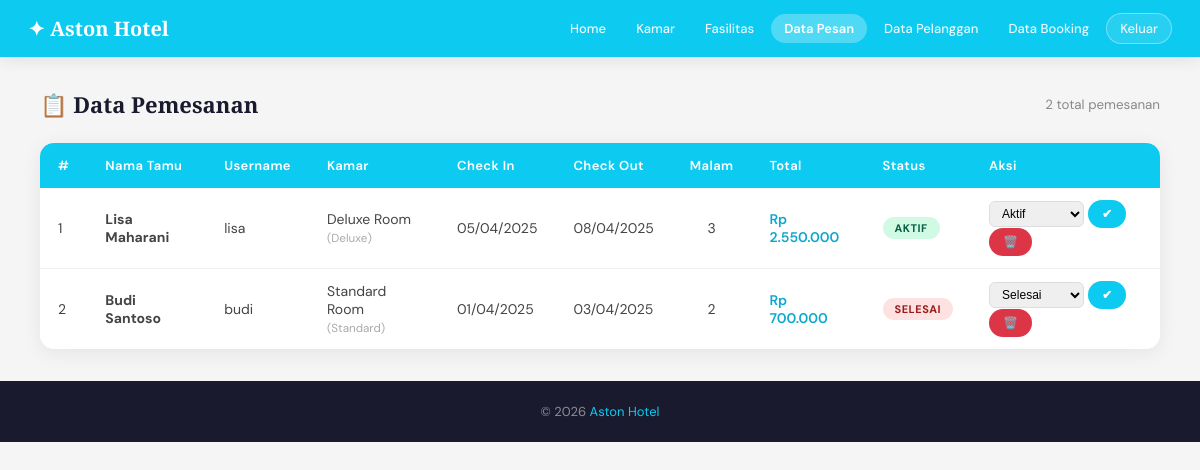
Screenshot of /admin/data_pesan.php (signed in) with the database file from the repository.
### tables this page shows
CREATE TABLE pemesanan (
  id INT AUTO_INCREMENT PRIMARY KEY,
  user_id INT NOT NULL,
  kamar_id INT NOT NULL,
  nama_tamu VARCHAR(100) NOT NULL,
  tanggal_masuk DATE NOT NULL,
  tanggal_keluar DATE NOT NULL,
  jumlah_malam INT NOT NULL,
  total_harga INT NOT NULL,
  status ENUM('aktif','selesai','dibatalkan') DEFAULT 'aktif',
  catatan TEXT,
  created_at TIMESTAMP DEFAULT CURRENT_TIMESTAMP,
  FOREIGN KEY (user_id) REFERENCES users(id) ON DELETE CASCADE,
  FOREIGN KEY (kamar_id) REFERENCES kamar(id) ON DELETE CASCADE
);

CREATE TABLE users (
  id INT AUTO_INCREMENT PRIMARY KEY,
  username VARCHAR(50) NOT NULL UNIQUE,
  password VARCHAR(255) NOT NULL,
  role ENUM('admin','pelanggan') NOT NULL DEFAULT 'pelanggan',
  alamat TEXT,
  telepon VARCHAR(20),
  created_at TIMESTAMP DEFAULT CURRENT_TIMESTAMP
);

CREATE TABLE kamar (
  id INT AUTO_INCREMENT PRIMARY KEY,
  nama_kamar VARCHAR(100) NOT NULL,
  tipe ENUM('Deluxe','Superior','Standard') NOT NULL,
  harga INT NOT NULL,
  deskripsi TEXT,
  status ENUM('tersedia','tidak tersedia') DEFAULT 'tersedia',
  created_at TIMESTAMP DEFAULT CURRENT_TIMESTAMP
);

### includes/config.php (called while the page is built, shortened)
<?php
function formatRupiah($angka) {
    return 'Rp ' . number_format($angka, 0, ',', '.');
}
function safeQuery($conn, $sql) {
    $result = $conn->query($sql);
    $rows = [];
    while ($r = $result->fetch_assoc()) {
        $rows[] = $r;
    }
    return $rows;
}
?>

### admin/data_pesan.php (the view, shortened to what this page needs)
<?php
require_once '../includes/config.php';
$data = safeQuery($conn, "
    SELECT p.*, u.username, k.nama_kamar, k.tipe
    FROM pemesanan p
    JOIN users u ON p.user_id = u.id
    JOIN kamar k ON p.kamar_id = k.id
    ORDER BY p.created_at DESC
");
?>
<!DOCTYPE html>
<html lang="id">
<head>
<link rel="stylesheet" href="../css/style.css">
</head>
<body>
<nav class="navbar">
  <a class="navbar-brand" href="home.php">✦ Aston Hotel</a>
  <div class="nav-links">
    <a href="home.php">Home</a>
    <a href="kamar.php">Kamar</a>
    <a href="fasilitas.php">Fasilitas</a>
    <a href="data_pesan.php" class="active">Data Pesan</a>
    <a href="data_pelanggan.php">Data Pelanggan</a>
    <a href="data_booking.php">Data Booking</a>
    <button onclick="showModalKeluar()" class="btn-keluar" style="color:white; font-size:13px; font-weight:500; padding:6px 13px; border-radius:20px; border:1px solid rgba(255,255,255,0.4); background:rgba(255,255,255,0.12); cursor:pointer; font-family:inherit; opacity:0.9;">Keluar</button>
  </div>
</nav>
<div class="admin-wrap">
  <div class="page-title">
    <h5>📋 Data Pemesanan</h5>
    <small style="color:#888"><?= count($data) ?> total pemesanan</small>
  </div>
  <div class="table-wrap">
    <table>
      <thead>
        <tr>
          <th>#</th>
          <th>Nama Tamu</th>
          <th>Username</th>
          <th>Kamar</th>
          <th>Check In</th>
          <th>Check Out</th>
          <th>Malam</th>
          <th>Total</th>
          <th>Status</th>
          <th>Aksi</th>
        </tr>
      </thead>
      <tbody>
        <?php foreach ($data as $i => $d): ?>
        <tr>
          <td><?= $i+1 ?></td>
          <td><strong><?= htmlspecialchars($d['nama_tamu']) ?></strong></td>
          <td><?= htmlspecialchars($d['username']) ?></td>
          <td><?= htmlspecialchars($d['nama_kamar']) ?> <small style="color:#aaa;">(<?= $d['tipe'] ?>)</small></td>
          <td><?= date('d/m/Y', strtotime($d['tanggal_masuk'])) ?></td>
          <td><?= date('d/m/Y', strtotime($d['tanggal_keluar'])) ?></td>
          <td style="text-align:center"><?= $d['jumlah_malam'] ?></td>
          <td style="font-weight:600; color:#0aa8cc;"><?= formatRupiah($d['total_harga']) ?></td>
          <td>
            <span class="badge badge-<?= $d['status'] ?>">
              <?= $d['status'] ?>
            </span>
          </td>
          <td>
            <form method="POST" style="display:inline-flex; gap:4px; align-items:center;">
              <select name="status" style="padding:4px 8px; border-radius:6px; border:1px solid #ddd; font-size:12px;">
                <option value="aktif"      <?= $d['status']==='aktif'      ?'selected':'' ?>>Aktif</option>
                <option value="selesai"    <?= $d['status']==='selesai'    ?'selected':'' ?>>Selesai</option>
              </select>
              <button type="submit" name="update_status" class="btn btn-primary btn-sm">✔</button>
            </form>
            <a href="data_pesan.php?hapus=<?= $d['id'] ?>" class="btn btn-danger btn-sm"
               onclick="return confirm('Hapus data ini?')">🗑️</a>
          </td>
        </tr>
        <?php endforeach; ?>
      </tbody>
    </table>
  </div>
</div>
<footer><p>&copy; 2026 <span>Aston Hotel</span></p></footer>
</body>
</html>

### css/style.css (style rules this page uses)
:root { --cyan: #0dcaf0; --cyan-dark: #0aa8cc; --gold: #c9a84c; --dark: #1a1a2e; --cream: #faf8f4; --gray: #6c757d; --light: #f5f5f5; --success: #198754; --danger: #dc3545; --warning: #ffc107; }
* { margin: 0; padding: 0; box-sizing: border-box; }
body { font-family: 'DM Sans', sans-serif; background: var(--light); color: var(--dark); }
.navbar { background: var(--cyan); padding: 13px 28px; display: flex; align-items: center; justify-content: space-between; flex-wrap: wrap; gap: 8px; box-shadow: 0 2px 15px rgba(0,0,0,0.1); position: sticky; top: 0; z-index: 100; }
.navbar-brand { color: white; font-family: 'Playfair Display', serif; font-size: 20px; font-weight: 700; text-decoration: none; }
.nav-links { display: flex; align-items: center; flex-wrap: wrap; gap: 4px; }
.nav-links a { color: white; text-decoration: none; font-size: 13px; font-weight: 500; padding: 6px 13px; border-radius: 20px; transition: background 0.2s; opacity: 0.9; }
.nav-links a.active { background: rgba(255,255,255,0.28); font-weight: 600; opacity: 1; }
.nav-links button.btn-keluar { color: white; font-size: 13px; font-weight: 500; padding: 6px 13px; border-radius: 20px; border: 1px solid rgba(255,255,255,0.4); background: rgba(255,255,255,0.12); cursor: pointer; opacity: 0.9; transition: background 0.2s; font-family: inherit; }
.btn { display: inline-block; padding: 8px 18px; border-radius: 30px; font-size: 13px; font-weight: 600; border: none; cursor: pointer; transition: all 0.2s; text-decoration: none; font-family: 'DM Sans', sans-serif; }
.btn-sm { padding: 6px 14px; font-size: 12px; }
.btn-primary { background: var(--cyan); color: white; }
.btn-danger { background: var(--danger); color: white; }
.admin-wrap { padding: 32px 40px; }
.page-title { display: flex; align-items: center; justify-content: space-between; margin-bottom: 24px; flex-wrap: wrap; gap: 12px; }
.page-title h5 { font-family: 'Playfair Display', serif; font-size: 22px; }
.table-wrap { background: white; border-radius: 14px; overflow: hidden; box-shadow: 0 4px 20px rgba(0,0,0,0.07); overflow-x: auto; }
table { width: 100%; border-collapse: collapse; min-width: 500px; }
thead { background: var(--cyan); color: white; }
thead th { padding: 14px 18px; font-size: 13px; font-weight: 600; letter-spacing: 0.4px; text-align: left; white-space: nowrap; }
tbody tr { border-bottom: 1px solid #f0f0f0; transition: background 0.15s; }
tbody tr:last-child { border-bottom: none; }
tbody td { padding: 12px 18px; font-size: 14px; color: #444; vertical-align: middle; }
.badge { display: inline-block; padding: 4px 12px; border-radius: 30px; font-size: 11px; font-weight: 700; letter-spacing: 0.5px; text-transform: uppercase; }
.badge-aktif { background: #d1fae5; color: #065f46; }
.badge-selesai { background: #fee2e2; color: #991b1b; }
footer { background: var(--dark); color: rgba(255,255,255,0.5); text-align: center; padding: 22px; font-size: 13px; margin-top: 0; }
footer span { color: var(--cyan); }

### rows the page displays
pemesanan: nama_tamu "Lisa Maharani", user.username "lisa", kamar.nama_kamar "Deluxe Room", kamar.tipe "Deluxe", tanggal_masuk "05/04/2025", tanggal_keluar "08/04/2025", jumlah_malam "3", total_harga "Rp 2.550.000", status "AKTIF", status "Aktif"
pemesanan: nama_tamu "Budi Santoso", user.username "budi", kamar.nama_kamar "Standard Room", kamar.tipe "Standard", tanggal_masuk "01/04/2025", tanggal_keluar "03/04/2025", jumlah_malam "2", total_harga "Rp 700.000", status "SELESAI", status "Selesai"

### other values shown
count($data) "2"
